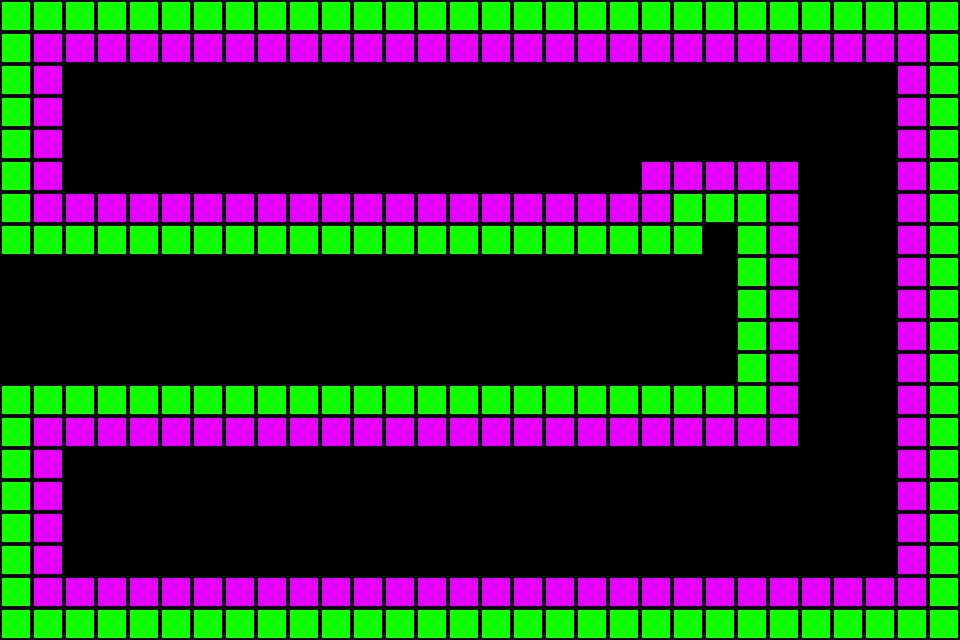

This is a level from a 2D game, rendered from its Tiled map with the project's own tilesets. A one-line summary and the map file follow, with tile-layer data summarised:
An orthogonal 30x20 tile map with 32x32 px tiles, 1 tile layer (Tile Layer 1) and 17 objects (11x powerChip, 3x positivePole, launcher, shutDownSite, neutralPad).

<map version="1.0" orientation="orthogonal" width="30" height="20" tilewidth="32" tileheight="32">
 <tileset firstgid="1" name="tilemap-hd" tilewidth="32" tileheight="32">
  <image source="tilemap-hd.png" width="64" height="64" />
  <tile id="0">
   <properties>
    <property name="Collidable" value="True" />
    <property name="Color" value="Blue" />
   </properties>
  </tile>
  <tile id="1">
   <properties>
    <property name="Collidable" value="True" />
    <property name="Color" value="Purple" />
   </properties>
  </tile>
  <tile id="2">
   <properties>
    <property name="Collidable" value="True" />
    <property name="Color" value="Green" />
   </properties>
  </tile>
  <tile id="3">
   <properties>
    <property name="Collidable" value="True" />
    <property name="Color" value="Yellow" />
   </properties>
  </tile>
 </tileset>
 <layer name="Tile Layer 1" width="30" height="20">
  <data>[600 cells, 280 non-empty, 2 distinct tile ids]</data>
 </layer>
 <objectgroup name="Object Layer 1" width="30" height="20">
  <object name="Launcher" type="launcher" x="128" y="512">
   <properties>
    <property name="direction" value="up" />
   </properties>
  </object>
  <object name="Pole" type="positivePole" x="128" y="320" />
  <object name="Site" type="shutDownSite" x="128" y="128" />
  <object name="Pole" type="positivePole" x="192" y="320" />
  <object name="s" type="neutralPad" x="640" y="320" />
  <object name="Pole" type="positivePole" x="256" y="320" />
  <object name="c" type="powerChip" x="224" y="512" />
  <object name="c" type="powerChip" x="320" y="512" />
  <object name="c" type="powerChip" x="416" y="512" />
  <object name="c" type="powerChip" x="512" y="512" />
  <object name="c" type="powerChip" x="608" y="512" />
  <object name="c" type="powerChip" x="704" y="512" />
  <object name="c" type="powerChip" x="800" y="512" />
  <object name="c" type="powerChip" x="576" y="128" />
  <object name="c" type="powerChip" x="480" y="128" />
  <object name="c" type="powerChip" x="384" y="128" />
  <object name="c" type="powerChip" x="288" y="128" />
 </objectgroup>
</map>
